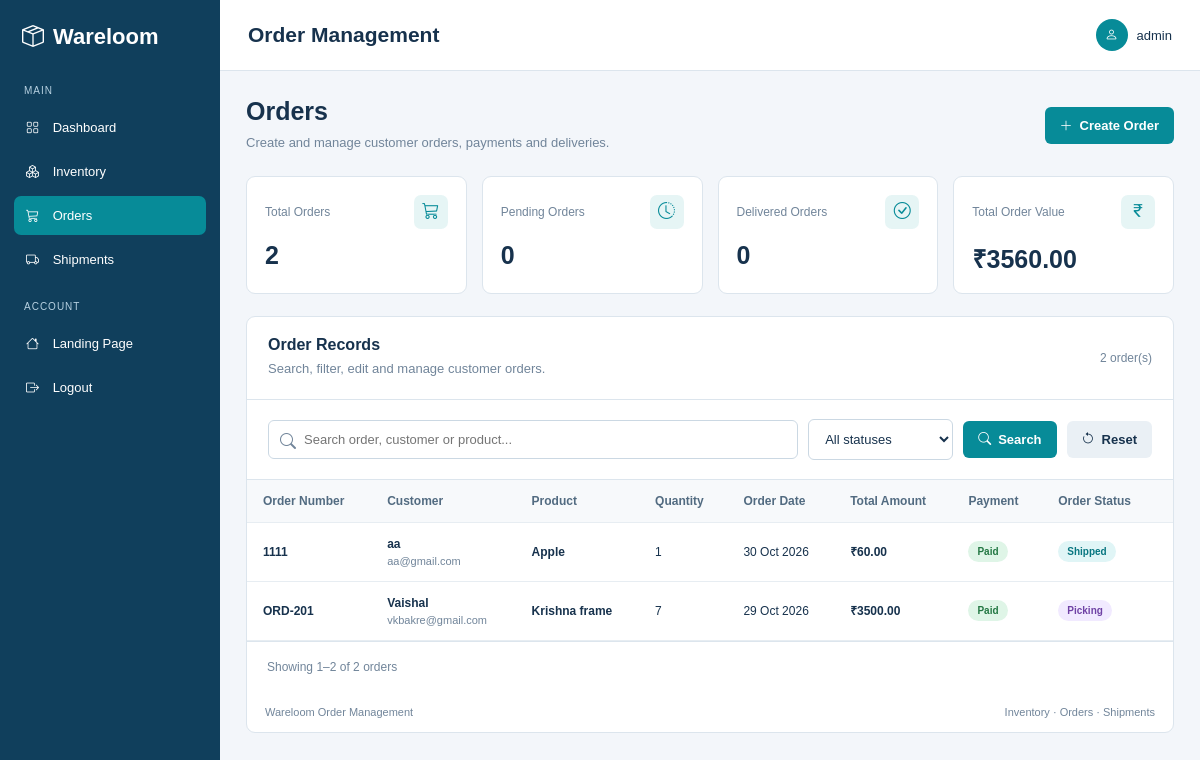
Screenshot of /orders/ (signed in) with the database file from the repository.
### core/models.py (models this page shows, shortened)
class orders(models.Model):
    ORDER_STATUS = [
        ('Pending', 'Pending'),
        ('Processing', 'Processing'),
        ('Picking', 'Picking'),
        ('Packed', 'Packed'),
        ('Shipped', 'Shipped'),
        ('Delivered', 'Delivered'),
        ('Cancelled', 'Cancelled'),
    ]
    PAYMENT_STATUS = [
        ('Pending', 'Pending'),
        ('Paid', 'Paid'),
        ('Failed', 'Failed'),
        ('Refunded', 'Refunded'),
    ]
    PAYMENT_METHODS = [
        ('Cash on Delivery', 'Cash on Delivery'),
        ('Credit Card', 'Credit Card'),
        ('UPI', 'UPI'),
        ('Net Banking', 'Net Banking'),
        ('Wallet', 'Wallet'),
    ]
    SHIPPING_METHODS = [
        ('Standard Shipping', 'Standard Shipping'),
        ('Express Shipping', 'Express Shipping'),
        ('Overnight Shipping', 'Overnight Shipping'),
    ]
    order_number = models.CharField(max_length=20, unique=True)
    order_date = models.DateTimeField(default=timezone.now)
    expected_delivery_date = models.DateField(null=True, blank=True)
    customer_name = models.CharField(max_length=150)
    customer_email = models.EmailField()
    customer_phone = models.CharField(max_length=20)
    shipping_address = models.TextField()
    city = models.CharField(max_length=100)
    pin_code = models.CharField(max_length=10)
    product = models.ForeignKey(
        'core.products',
        on_delete=models.PROTECT,
        related_name='customer_orders'
    )
    quantity = models.PositiveIntegerField()
    unit_price = models.DecimalField(
        max_digits=10, decimal_places=2
    )
    total_amount = models.DecimalField(
        max_digits=12, decimal_places=2, default=0
    )
    payment_method = models.CharField(
        max_length=30,
        choices=PAYMENT_METHODS,
        default='Cash on Delivery'
    )
    payment_status = models.CharField(
        max_length=20,
        choices=PAYMENT_STATUS,
        default='Pending'
    )
    order_status = models.CharField(
        max_length=20,
        choices=ORDER_STATUS,
        default='Pending'
    )
    shipping_method = models.CharField(
        max_length=20,
        choices=SHIPPING_METHODS,
        default='Standard'
    )
    tracking_number = models.CharField(
        max_length=100, blank=True
    )
    shipped_date = models.DateField(null=True, blank=True)
    delivered_date = models.DateField(null=True, blank=True)

class products(models.Model):
    name = models.CharField(max_length=200)
    sku = models.CharField(max_length=100, blank=True)
    category = models.CharField(max_length=100)
    quantity = models.IntegerField(default=0)
    price = models.IntegerField(default=0)
    supplier = models.CharField(
            max_length=200,
            default="Unknown Supplier"
        )
    location = models.CharField(max_length=200, default="Main Warehouse")
    reorder_level = models.IntegerField(default=10)
    expiry_date = models.DateField(null=True, blank=True)
    manufacturing_date = models.DateField(null=True, blank=True)
    description = models.TextField(blank=True,default='')
    image = models.ImageField(
    upload_to="products/",
    blank=True,
    null=True
)

### core/views.py (the view, shortened to what this page needs)
# urls.py: path("orders/", views.order_crud, name="orders"),
@login_required
def order_crud(request):
    queryset = orders.objects.select_related(
        "product"
    ).order_by("-order_date", "-pk")
    search_query = request.GET.get("q", "").strip()
    status_filter = request.GET.get("status", "").strip()
    edit_id = request.GET.get("edit")
    valid_order_statuses = {
        value for value, label in orders.ORDER_STATUS
    }
    if status_filter in valid_order_statuses:
        queryset = queryset.filter(
            order_status=status_filter
        )
    else:
        status_filter = ""
    edit_order = None
    if edit_id:
        edit_order = get_object_or_404(
            orders, pk=edit_id
        )
    total_order_value = (
        orders.objects.aggregate(
            total=Sum("total_amount")
        )["total"]
        or Decimal("0.00")
    )
    paginator = Paginator(queryset, 10)
    page_obj = paginator.get_page(
        request.GET.get("page")
    )
    context = {
        "orders": page_obj.object_list,
        "page_obj": page_obj,
        "paginator": paginator,
        "products": products.objects.all().order_by("name"),
        "edit_order": edit_order,
        "search_query": search_query,
        "status_filter": status_filter,
        "total_orders": orders.objects.count(),
        "pending_orders": orders.objects.filter(
            order_status="Pending"
        ).count(),
        "delivered_orders": orders.objects.filter(
            order_status="Delivered"
        ).count(),
        "total_order_value": total_order_value,
        "order_status_choices": orders.ORDER_STATUS,
        "payment_status_choices": orders.PAYMENT_STATUS,
        "payment_method_choices": orders.PAYMENT_METHODS,
        "shipping_method_choices": orders.SHIPPING_METHODS,
    }
    return render(
        request,
        "orders.html",
        context,
    )

### templates/orders.html (shortened to what this page needs)
{% load static %}
<!DOCTYPE html>
<html lang="en">
<head>
    <link rel="stylesheet" href="https://cdn.jsdelivr.net/npm/bootstrap-icons@1.11.3/font/bootstrap-icons.min.css">
</head>
<body>
<div class="layout">
    <aside class="sidebar">
        <div class="brand">
            <i class="bi bi-box-seam"></i> Wareloom
        </div>
        <div class="nav-label">MAIN</div>
        <a href="{% url 'dashboard' %}" class="nav-link">
            <i class="bi bi-grid"></i> Dashboard
        </a>
        <a href="{% url 'products' %}" class="nav-link">
            <i class="bi bi-boxes"></i> Inventory
        </a>
        <a href="{% url 'orders' %}" class="nav-link active">
            <i class="bi bi-cart3"></i> Orders
        </a>
        <a href="{% url 'shipments' %}" class="nav-link">
            <i class="bi bi-truck"></i> Shipments
        </a>
        <div class="nav-label">ACCOUNT</div>
        <a href="{% url 'home' %}" class="nav-link">
            <i class="bi bi-house"></i> Landing Page
        </a>
        <a href="{% url 'logout' %}" class="nav-link">
            <i class="bi bi-box-arrow-right"></i> Logout
        </a>
    </aside>
    <main class="main">
        <header class="topbar">
            <h1>Order Management</h1>
            <div class="user-info">
                <span class="avatar">
                    <i class="bi bi-person"></i>
                </span>
                <span>{{ request.user.username }}</span>
            </div>
        </header>
        <section class="content">
            <div class="page-heading">
                <div>
                    <h2>Orders</h2>
                    <p class="muted">
                        Create and manage customer orders, payments and deliveries.
                    </p>
                </div>
                <button type="button" class="btn btn-primary" id="addOrderButton">
                    <i class="bi bi-plus-lg"></i> Create Order
                </button>
            </div>
            <div class="stats">
                <div class="stat-card">
                    <div class="stat-top">
                        <span class="stat-label">Total Orders</span>
                        <span class="stat-icon"><i class="bi bi-cart3"></i></span>
                    </div>
                    <div class="stat-value">{{ total_orders|default:0 }}</div>
                </div>
                <div class="stat-card">
                    <div class="stat-top">
                        <span class="stat-label">Pending Orders</span>
                        <span class="stat-icon"><i class="bi bi-clock-history"></i></span>
                    </div>
                    <div class="stat-value">{{ pending_orders|default:0 }}</div>
                </div>
                <div class="stat-card">
                    <div class="stat-top">
                        <span class="stat-label">Delivered Orders</span>
                        <span class="stat-icon"><i class="bi bi-check-circle"></i></span>
                    </div>
                    <div class="stat-value">{{ delivered_orders|default:0 }}</div>
                </div>
                <div class="stat-card">
                    <div class="stat-top">
                        <span class="stat-label">Total Order Value</span>
                        <span class="stat-icon"><i class="bi bi-currency-rupee"></i></span>
                    </div>
                    <div class="stat-value">
                        ₹{{ total_order_value|default:0|floatformat:2 }}
                    </div>
                </div>
            </div>
            <section class="panel">
                <div class="panel-header">
                    <div>
                        <h3>Order Records</h3>
                        <p class="muted" style="margin-top:5px">
                            Search, filter, edit and manage customer orders.
                        </p>
                    </div>
                    <span class="count">
                        {{ page_obj.paginator.count|default:0 }} order(s)
                    </span>
                </div>
                <div class="panel-header">
                    <form method="GET" action="{% url 'orders' %}" class="toolbar">
                        <div class="search-box">
                            <i class="bi bi-search"></i>
                            <input type="search" name="q"
                                   value="{{ search_query|default:'' }}"
                                   placeholder="Search order, customer or product...">
                        </div>
                        <select name="status" aria-label="Filter by order status">
                            <option value="">All statuses</option>
                        </select>
                        <button type="submit" class="btn btn-primary">
                            <i class="bi bi-search"></i> Search
                        </button>
                        <a href="{% url 'orders' %}" class="btn btn-light">
                            <i class="bi bi-arrow-counterclockwise"></i> Reset
                        </a>
                    </form>
                </div>
                <div class="table-wrap">
                    <table id="ordersTable">
                        <thead>
                            <tr>
                                <th>Order Number</th>
                                <th>Customer</th>
                                <th>Product</th>
                                <th>Quantity</th>
                                <th>Order Date</th>
                                <th>Total Amount</th>
                                <th>Payment</th>
                                <th>Order Status</th>
                                <th>Actions</th>
                            </tr>
                        </thead>
                        <tbody>
                            {% for order in orders %}
                                <tr class="order-row">
                                    <td>
                                        <span class="order-number">
                                            {{ order.order_number }}
                                        </span>
                                    </td>
                                    <td>
                                        <span class="customer-name">
                                            {{ order.customer_name }}
                                        </span>
                                        {% if order.customer_email %}
                                            <span class="customer-email">
                                                {{ order.customer_email }}
                                            </span>
                                        {% endif %}
                                    </td>
                                    <td>
                                        <span class="product-name">
                                            {% if order.product %}
                                                {{ order.product.name }}
                                            {% else %}
                                                —
                                            {% endif %}
                                        </span>
                                    </td>
                                    <td>{{ order.quantity }}</td>
                                    <td>
                                        {% if order.order_date %}
                                            {{ order.order_date|date:"d M Y" }}
                                        {% else %}
                                            —
                                        {% endif %}
                                    </td>
                                    <td>
                                        <span class="amount">
                                            ₹{{ order.total_amount|floatformat:2 }}
                                        </span>
                                    </td>
                                    <td>
                                        {% with payment=order.payment_status|default:"Pending"|lower %}
                                            <span class="status {{ payment }}">
                                                {{ order.payment_status|default:"Pending" }}
                                            </span>
                                        {% endwith %}
                                    </td>
                                    <td>
                                        {% with current_status=order.order_status|default:"Pending"|lower %}
                                            <span class="status {{ current_status }}">
                                                {{ order.order_status|default:"Pending" }}
                                            </span>
                                        {% endwith %}
                                    </td>
                                    <td>
                                    </td>
                                </tr>
                            {% endfor %}
                        </tbody>
                    </table>
                </div>
                <div class="pagination-container">
                    <span class="pagination-info">
                        {% if page_obj.paginator.count %}
                            Showing {{ page_obj.start_index }}–{{ page_obj.end_index }}
                            of {{ page_obj.paginator.count }} orders
                        {% else %}
                            No orders found
                        {% endif %}
                    </span>
                </div>
                <div class="footer">
                    <span>Wareloom Order Management</span>
                    <span>Inventory · Orders · Shipments</span>
                </div>
            </section>
        </section>
    </main>
</div>
</body>
</html>

### rows the page displays
orders: order_number "1111", customer_name "aa", customer_email "aa@gmail.com", product.name "Apple", quantity "1", order_date "30 Oct 2026", total_amount "60.00", payment_status "Paid", order_status "Shipped"
orders: order_number "ORD-201", customer_name "Vaishal", customer_email "vkbakre@gmail.com", product.name "Krishna frame", quantity "7", order_date "29 Oct 2026", total_amount "3500.00", payment_status "Paid", order_status "Picking"

### other values shown
{{ request.user.username }} "admin"
{{ total_orders|default:0 }} "2"
{{ pending_orders|default:0 }} "0"
{{ delivered_orders|default:0 }} "0"
{{ total_order_value|default:0|floatformat:2 }} "3560.00"
{{ page_obj.paginator.count|default:0 }} "2"
{{ page_obj.start_index }} "1"
{{ page_obj.end_index }} "2"
{{ page_obj.paginator.count }} "2"
